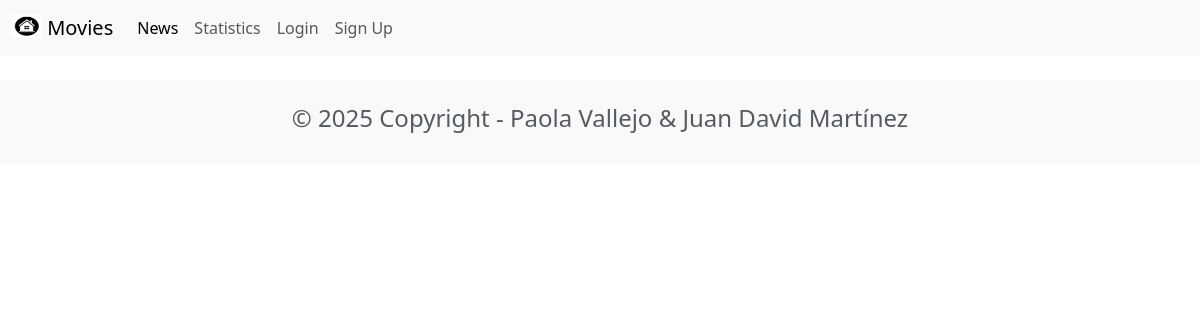
Before: /news/ with the older database file.
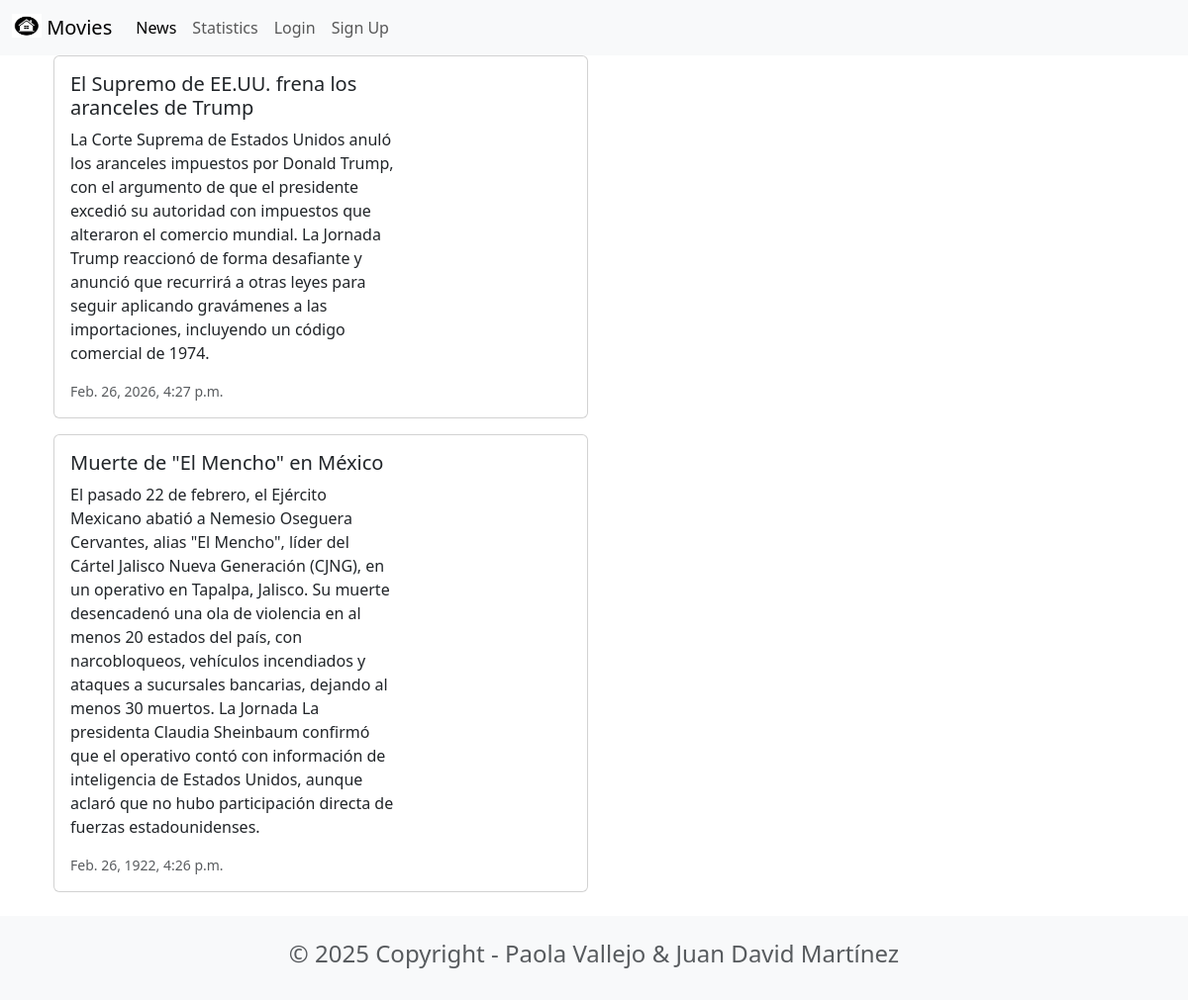
After: the same page with the newer database file.
### news/models.py (models this page shows, shortened)
class News(models.Model):
    headline = models.CharField(max_length=200)
    body = models.TextField()
    date = models.DateTimeField()

### news/views.py (the view)
# urls.py: path('news/', include('news.urls')),
def news(request):
    newss = News.objects.all().order_by('-date')
    return render(request, 'news.html', {'newss': newss})

### news/templates/news.html
{% extends 'base.html' %}
{% block content %}
<div class="container">
 {% for news in newss %}
 <div class="card mb-3" style="max-width: 540px;">
 <div class="row g-0">
 <div class="col-md-8">
 <div class="card-body">
 <h5 class="card-title">{{ news.headline }}</h5>
<p class="card-text">{{ news.body }}</p>
<p class="card-text"><small class="text-muted"> {{ news.date }} </small></p>
 </div>
 </div>
 </div>
 </div>
{% endfor %}
</div>
{% endblock content %}

### moviereviews/templates/base.html (shortened to what this page needs)
{% load static %}
<head>
<link href="https://cdn.jsdelivr.net/npm/bootstrap@5.3.8/dist/css/bootstrap.min.css" rel="stylesheet">
</head>
<nav class="navbar navbar-expand-lg bg-body-tertiary">
  <div class="container-fluid">
    <a class="navbar-brand" href="{% url 'home' %}">
    {% load static %}
    <img src="{% static 'images/home.jpg' %}" alt="" width="30" height="24" class ="d-inline-block align-text-top">
    Movies
    </a>
    <div class="collapse navbar-collapse" id="navbarSupportedContent">
      <ul class="navbar-nav me-auto mb-2 mb-lg-0">
        <li class="nav-item">
          <a class="nav-link active" aria-current="page" href="{% url 'news' %}">News</a>
        </li>
        <li class="nav-item">
          <a class="nav-link" href="{% url 'statistics' %}">Statistics</a>
        <li class="nav-item">
          <a class="nav-link" href="#">Login</a>
        </li>
        <li class="nav-item">
          <a class="nav-link" href="#">Sign Up</a>
        </li>
      </ul>
    </div>
  </div>
</nav>
<div class ='container'>
    {% block content %}
    {% endblock content %}
</div>
<footer class="text-center text-lg-start bg-light text-muted mt-4">
 <div class="container">
 <div class="row">
 <div class="text-center p-4">
 <h4>© 2025 Copyright - Paola Vallejo & Juan David Martínez</h4>
 </div>
 </div>
 </div>
</footer>

Changed rows visible on the page:
added News: headline "El Supremo de EE.UU. frena los aranceles de Trump", body "La Corte Suprema de Estados Unidos anuló los aranceles impuestos por Donald Trump, con el argumento de que el presidente excedió su autoridad con impuestos que alteraron el comercio mundial. La Jornada Trump reaccionó de forma desafiante y anunció que recurrirá a otras leyes para seguir aplicando gravámenes a las importaciones, incluyendo un código comercial de 1974.", date "Feb. 26, 2026, 4:27 p.m."
added News: headline "Muerte de \"El Mencho\" en México", body "El pasado 22 de febrero, el Ejército Mexicano abatió a Nemesio Oseguera Cervantes, alias \"El Mencho\", líder del Cártel Jalisco Nueva Generación (CJNG), en un operativo en Tapalpa, Jalisco. Su muerte desencadenó una ola de violencia en al menos 20 estados del país, con narcobloqueos, vehículos incendiados y ataques a sucursales bancarias, dejando al menos 30 muertos. La Jornada La presidenta Claudia Sheinbaum confirmó que el operativo contó con información de inteligencia de Estados Unidos, aunque aclaró que no hubo participación directa de fuerzas estadounidenses.", date "Feb. 26, 1922, 4:26 p.m."
